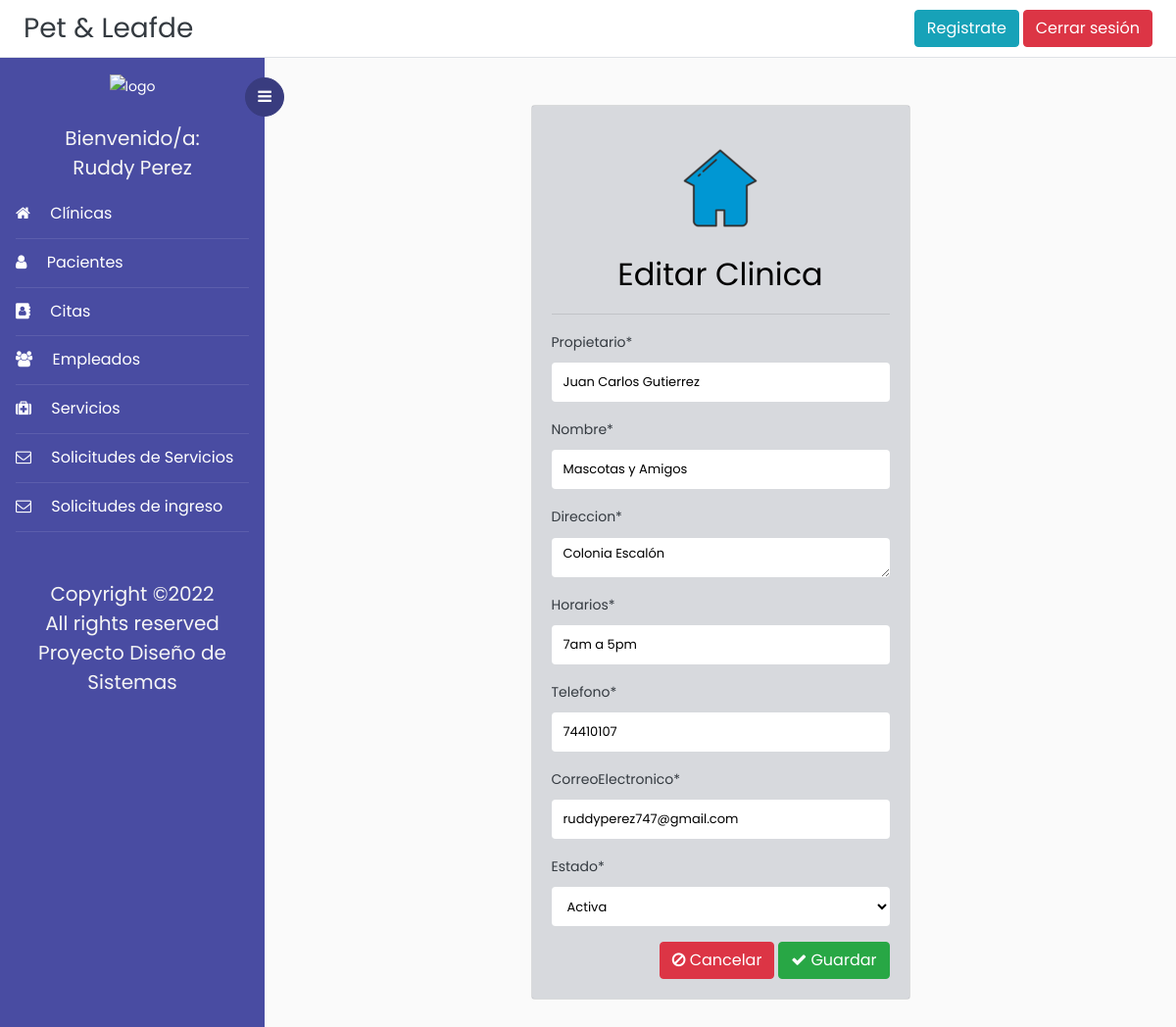
Screenshot of /modificar_clinica/1/ (signed in) with the database file from the repository.
### Veterinaria/models.py (models this page shows, shortened)
class Clinica(models.Model):
    id = models.IntegerField(primary_key = True)
    propietario = models.CharField(max_length=50, validators=[solo_Letras])
    nombre = models.CharField(max_length=60)
    direccion = models.TextField()
    horarios = models.CharField(max_length=50)
    telefono = models.CharField(max_length=9)
    fechaIngreso = models.DateField(auto_now_add=True, null=True)
    correoElectronico = models.CharField(max_length=200, null=True)
    ESTADO = (('Activa','Activa'),('Inactiva', 'Inactiva'))
    estado = models.CharField(max_length=10, choices=ESTADO, default="Activa")

### Veterinaria/views.py (the view, shortened to what this page needs)
# urls.py: path('modificar_clinica/<id>/',modificar_clinica, name="modificar_clinica"),
@login_required
def modificar_clinica(request, id):
    clinica = get_object_or_404(Clinica, id=id)
    data ={
        'form' : ClinicaForm(instance=clinica)
    }
    return render(request, 'clinica/modificarClinica.html', data)

### Veterinaria/forms.py
class ClinicaForm(forms.ModelForm):
    class Meta:
        model = Clinica
        fields = [
			'propietario','nombre','direccion', 'horarios', 'telefono', 'correoElectronico', 'estado',
		]

### Veterinaria/templates/clinica/modificarClinica.html (shortened to what this page needs)
{% extends 'base.html'%}
{%load static%}
{% block content %}
{% load crispy_forms_tags %}
<div class="container">
    <div class="row">
        <div class="col-12 col-md-6 offset-md-3">
            <div class="card bg-light text-dark">
                <div class="card-body" style="background-color: #b9bbc281;">
                    <div class="contenedor_logo" align="center">
                        <img  class="logo"  src="{% static 'images/registro_clinica.png'%}" alt="logo">
                    </div>
                    <h2 align ="center">Editar Clinica </h2>
                    <hr>
                    <form action="" method="post">
                        {{ form|crispy}}
                        <div class="d-flex justify-content-end">
                            <a class="btn btn-danger" href="{% url 'listar_clinica' %}"><i class="fa fa-ban" aria-hidden="true"></i> Cancelar</a>
                            <button  type="submit" class="btn btn-success float-right"><i class="fa fa-check" aria-hidden="true"></i> Guardar</button>
                        </div>
                    </form>
                </div>
            </div>
        </div>
    </div>
</div>
{% endblock content%}

### Veterinaria/templates/base.html (shortened to what this page needs)
<!doctype html>
<html lang="en">
  <head>
	<link rel="stylesheet" href="https://cdnjs.cloudflare.com/ajax/libs/select2/4.0.13/css/select2.min.css" />
    <link rel="stylesheet" href="https://cdn.jsdelivr.net/bxslider/4.2.12/jquery.bxslider.css">
	<link rel="stylesheet" href="https://stackpath.bootstrapcdn.com/font-awesome/4.7.0/css/font-awesome.min.css">
    {% load static %}
	<link rel="stylesheet" href="{% static 'css/style.css' %}">
    <link href='https://api.mapbox.com/mapbox-gl-js/v2.3.1/mapbox-gl.css' rel='stylesheet' />
  </head>
  <body>
		{% block navbar %}
	  <div class="d-flex flex-column flex-md-row align-items-center p-2 px-md-4 bg-white border-bottom box-shadow">
      <h3 class="my-0 mr-md-auto font-weight-normal" ><a class="text-dark" href="{% url 'index' %}">Pet & Leafde</a></h3>
	  <a class="btn btn-info" href="{% url 'registro'%}">Registrate</a>&nbsp;
	  {% if request.user.is_authenticated %}
      <a class="btn btn-danger" href="{% url 'logout' %}">Cerrar sesión</a>
	  {% else %}
	  <a class="btn btn-success" href="{% url 'login' %}">Iniciar sesión</a>
	  {% endif %}
    </div>
		<div class="wrapper d-flex align-items-stretch">
			<nav id="sidebar">
				<div class="custom-menu">
					<button type="button" id="sidebarCollapse" class="btn btn-primary">
	          <i class="fa fa-bars"></i>
	        </button>
        </div>
				<div class="p-3">
        <div class="contenedor_logo" align="center">
            <img  class="logo"  src="{% static 'images/logo.png'%}" alt="logo">
        </div>&nbsp;
			{% if request.user.is_authenticated %}
			<h5 style="color:whitesmoke;" class="my-0 mr-md-auto font-weight-normal" align ="center">Bienvenido/a:</h5>
			<h5 style="color:whitesmoke;" align ='center'>{{user.first_name}} {{user.last_name}}</h5>
	        <ul class="list-unstyled components mb-5">
	          <li class="active">
	            <a href="{% url 'listar_clinica' %}"><span class="fa fa-home mr-3"></span> Clínicas</a>
	          </li>
	          <li class="active">
	            <a href="{% url 'listado_pacientes' %}"><span class="fa fa-user mr-3"></span> Pacientes</a>
	          </li>
	          <li class="active">
              <a href="{% url 'listado_citas' %}"><span class="fa fa-address-book mr-3"></span> Citas</a>
	          </li>
	          <li class="active">
              	<a href="{% url 'listado_empleados' %}"><span class="fa fa-users mr-3"></span> Empleados</a>
	          </li>
			  <li class="active">
              	<a href="{% url 'listado_servicios' %}"><span class="fa fa-medkit mr-3"></span> Servicios</a>
	          </li>
			  <li class="active">
              	<a href="{% url 'listado_solicitud_servicio' %}"><span class="fa fa-envelope-o mr-3"></span> Solicitudes de Servicios</a>
	          </li>
			  <li class="active">
				<a href="{% url 'listado_solicitudes' %}"><span class="fa fa-envelope-o mr-3"></span> Solicitudes de ingreso</a>
			</li>
			</ul>
			{% endif %}
	        <div class="footer">
	        	<h5 align="center" style="color:whitesmoke;">
						  Copyright &copy;<script>document.write(new Date().getFullYear());</script><br>
						  All rights reserved <br> Proyecto Diseño de Sistemas
	        </div>
	      </div>
    	</nav>
        {% endblock navbar%}
      <div id="content" class="p-4 p-md-5 pt-5">
	  {% block content %}{% endblock content%}
  </body>
</html>

### rows the page displays
Clinica: propietario "Juan Carlos Gutierrez", nombre "Mascotas y Amigos", direccion "Colonia Escalón", horarios "7am a 5pm", telefono "74410107", correoElectronico "ruddyperez747@gmail.com", estado "Activa"

### other values shown
{{ user.first_name }} "Ruddy"
{{ user.last_name }} "Perez"
